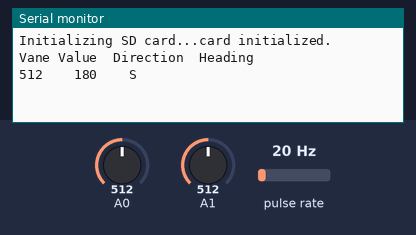
Simulated run of this sketch. Board: Arduino Mega 2560, built with avr-gcc and run on an emulated ATmega2560. On the bench: the last lines printed to the serial monitor. Wiring (inferred from the names in the program): pulse sensor: data pin 2. The inputs (shaded band) are chosen by the test bench; at power-on: A1 = 512, A0 = 512, pulse rate 20 Hz. Storage starts empty.

Above: at 1.2 s.
1.3 s: A1 set to 350
At 3.7 s:
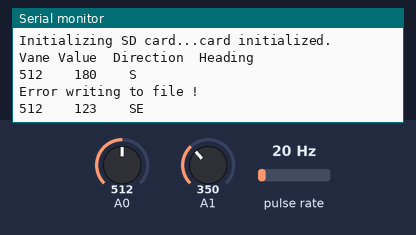
4.5 s: A1 set to 306
At 6.5 s:
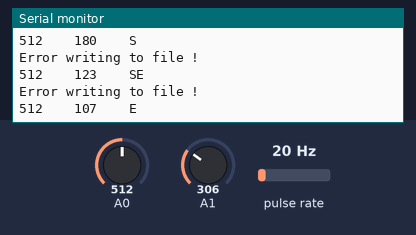
7.5 s: A1 set to 147
At 10.2 s:
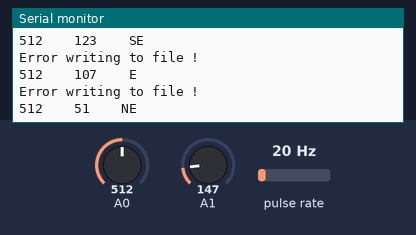
10.5 s: A1 set to 5
At 13.2 s:
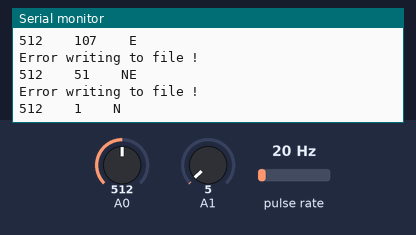
13.6 s: A1 set to 716
At 16.0 s:
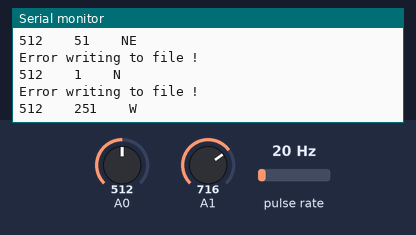
16.6 s: A1 set to 900
At 18.8 s:
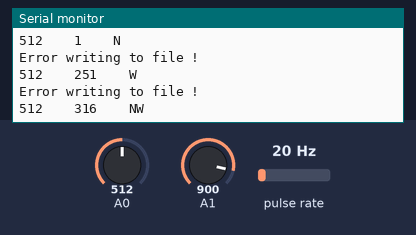

The sketch:

anemometer.ino
```cpp
int VaneValue;// raw analog value from wind vane
int Direction;// translated 0 - 360 direction
int CalDirection1;// converted value with offset applied
int LastValue;
int VaneValue2;// raw analog value from wind vane
int Direction2;// translated 0 - 360 direction
int CalDirection2;// converted value with offset applied
int LastValue2;
char timestamp[20];
#include "SD.h"
#include"SPI.h"
#include <math.h>

#define WindSensorPin1 (2) // The pin location of the anemometer sensor

volatile unsigned long Rotations1; // cup rotation counter used in interrupt routine
volatile unsigned long ContactBounceTime1; // Timer to avoid contact bounce in interrupt routine

float WindSpeed1; // speed miles per hour

#define Offset 0;
//the hardware CS pin (10 on most Arduino boards,
// 53 on the Mega) must be left as an output or the SD
// library functions will not work.
const int CSpin = 10;
String dataString =""; // holds the data to be written to the SD card
float sensorReading1 = 0.00; // value read from your first sensor
float sensorReading2 = 0.00; // value read from your second sensor
float sensorReading3 = 0.00; // value read from your third sensor
File sensorData;
void setup() {
LastValue = 1;
Serial.begin(9600);
Serial.print("Initializing SD card...");
pinMode(CSpin, OUTPUT);
//
pinMode(WindSensorPin1, INPUT);
attachInterrupt(digitalPinToInterrupt(WindSensorPin1), isr_rotation1, FALLING);
// pinMode(WindSensorPin2, INPUT);
// attachInterrupt(digitalPinToInterrupt(WindSensorPin2), isr_rotation2, FALLING);

// see if the card is present and can be initialized:
if (!SD.begin(CSpin)) {
Serial.println("Card failed, or not present");
// don't do anything more:
return;
}
Serial.println("card initialized.");
Serial.println("Vane Value\tDirection\tHeading");

}
void isr_rotation1 () {

if ((millis() - ContactBounceTime1) > 15 ) { // debounce the switch contact.
Rotations1++;
ContactBounceTime1 = millis();
}

}
// void isr_rotation2 () {

// if ((millis() - ContactBounceTime2) > 15 ) { // debounce the switch contact.
// Rotations2++;
// ContactBounceTime2 = millis();
// }

// }
void loop() {
VaneValue = analogRead(A0);
VaneValue2 = analogRead(A1);
Direction = map(VaneValue, 0, 1023, 0, 360);
Direction2 = map(VaneValue2, 0, 1023, 0, 360);
CalDirection1 = Direction + Offset;
CalDirection1 = Direction2 + Offset;

if(CalDirection1 > 360)
CalDirection1 = CalDirection1 - 360;

if(CalDirection1 < 0)
CalDirection1 = CalDirection1 + 360;
if(CalDirection2 > 360)
CalDirection2 = CalDirection2 - 360;

if(CalDirection2 < 0)
CalDirection2 = CalDirection2 + 360;

// Only update the display if change greater than 2 degrees.
if(abs(CalDirection1 - LastValue) > 5)
{
Serial.print(VaneValue); Serial.print("\t\t");
Serial.print(CalDirection1); Serial.print("\t\t");
getHeading(CalDirection1);
LastValue = CalDirection1;
}
if(abs(CalDirection2 - LastValue2) > 5)
{
Serial.print(VaneValue2); Serial.print("\t\t");
Serial.print(CalDirection2); Serial.print("\t\t");
getHeading(CalDirection2);
LastValue2 = CalDirection2;
}

Rotations1 = 0; // Set Rotations count to 0 ready for calculations
// Rotations2 = 0; // Set Rotations count to 0 ready for calculations

sei(); // Enables interrupts
delay (3000); // Wait 3 seconds to average
cli(); // Disable interrupts

// build the data string
dataString = String(Rotations1) + "," + String(CalDirection1) ; // convert to CSV
//  sprintf (timestamp, "%4d-%02d-%02d %02d:%02d:%02d", year(), month(),day(), hour(), minute(), second());
  // Serial.println(timestamp);
saveData(); // save to SD card
delay(2000); // delay before next write to SD Card, adjust as required

}

// Converts compass direction to heading
void getHeading(int direction) {
if(direction < 22)
Serial.println("N");
else if (direction < 67)
Serial.println("NE");
else if (direction < 112)
Serial.println("E");
else if (direction < 157)
Serial.println("SE");
else if (direction < 212)
Serial.println("S");
else if (direction < 247)
Serial.println("SW");
else if (direction < 292)
Serial.println("W");
else if (direction < 337)
Serial.println("NW");
else
Serial.println("N");
}


/*
Writing Sensor Data to an SD card
//
This example shows how to write data
to an SD card using the SD library.
//
The circuit:
* SD card attached to SPI bus as follows:
** MOSI - pin 11
** MISO - pin 12
** CLK - pin 13
** CS - pin 10 Uno (53 on Mega)
Based on code by Tom Igoe
*/
//

//

void saveData(){
if(SD.exists("datawind.csv")){ // check the card is still there
// now append new data file
sensorData = SD.open("datawind.csv", FILE_WRITE);
if (sensorData){
sensorData.println(dataString);
sensorData.close(); // close the file
}
}
else{
Serial.println("Error writing to file !");
}
}
```

Measured:
- after the input at 1.3 s, the serial monitor: prints a new line after 1.8 s (image 1)
- after the input at 4.5 s, the serial monitor: prints a new line after 1.6 s (image 2)
- after the input at 7.5 s, the serial monitor: prints a new line after 1.6 s (image 3)
- after the input at 10.5 s, the serial monitor: prints a new line after 1.6 s (image 4)
- after the input at 13.6 s, the serial monitor: prints a new line after 1.5 s (image 5)
- after the input at 16.6 s, the serial monitor: prints a new line after 1.5 s (image 6)
